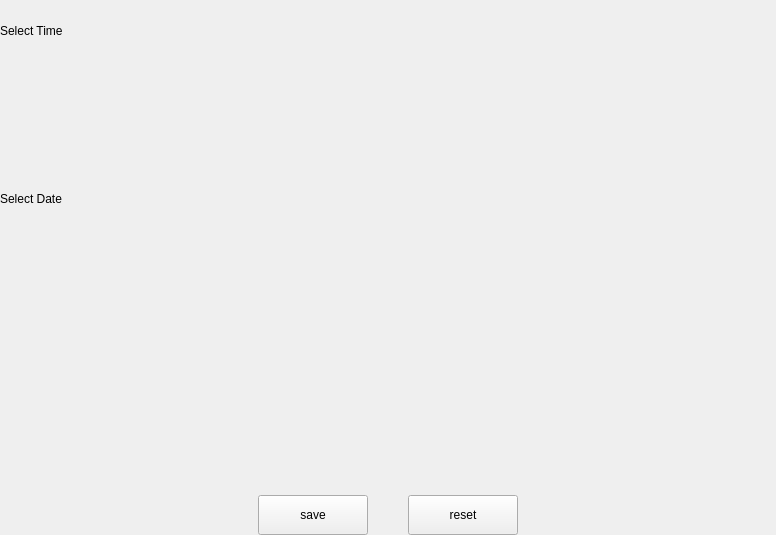
<?xml version="1.0" encoding="UTF-8"?>
<ui version="4.0">
 <class>DateTimeSettings</class>
 <widget class="QWidget" name="DateTimeSettings">
  <property name="geometry">
   <rect>
    <x>0</x>
    <y>0</y>
    <width>776</width>
    <height>535</height>
   </rect>
  </property>
  <property name="windowTitle">
   <string>DateTimeSettings</string>
  </property>
  <layout class="QVBoxLayout" name="verticalLayout">
   <property name="spacing">
    <number>0</number>
   </property>
   <property name="leftMargin">
    <number>0</number>
   </property>
   <property name="topMargin">
    <number>0</number>
   </property>
   <property name="rightMargin">
    <number>0</number>
   </property>
   <property name="bottomMargin">
    <number>0</number>
   </property>
   <item>
    <layout class="QHBoxLayout" name="layout_selectTime">
     <property name="spacing">
      <number>0</number>
     </property>
     <property name="topMargin">
      <number>24</number>
     </property>
     <property name="bottomMargin">
      <number>10</number>
     </property>
     <item>
      <widget class="QLabel" name="label_selectTime">
       <property name="text">
        <string>Select Time</string>
       </property>
      </widget>
     </item>
    </layout>
   </item>
   <item>
    <widget class="KiranTimePickerWidget" name="widget_setTime" native="true">
     <property name="sizePolicy">
      <sizepolicy hsizetype="Preferred" vsizetype="Fixed">
       <horstretch>0</horstretch>
       <verstretch>0</verstretch>
      </sizepolicy>
     </property>
     <property name="minimumSize">
      <size>
       <width>0</width>
       <height>120</height>
      </size>
     </property>
     <property name="maximumSize">
      <size>
       <width>16777215</width>
       <height>120</height>
      </size>
     </property>
    </widget>
   </item>
   <item>
    <layout class="QHBoxLayout" name="layout_selectDate">
     <property name="spacing">
      <number>0</number>
     </property>
     <property name="topMargin">
      <number>24</number>
     </property>
     <property name="bottomMargin">
      <number>10</number>
     </property>
     <item>
      <widget class="QLabel" name="label_selectDate">
       <property name="text">
        <string>Select Date</string>
       </property>
      </widget>
     </item>
    </layout>
   </item>
   <item>
    <widget class="KiranDatePickerWidget" name="widget_setDate" native="true"/>
   </item>
   <item>
    <spacer name="verticalSpacer">
     <property name="orientation">
      <enum>Qt::Vertical</enum>
     </property>
     <property name="sizeHint" stdset="0">
      <size>
       <width>20</width>
       <height>40</height>
      </size>
     </property>
    </spacer>
   </item>
   <item>
    <layout class="QHBoxLayout" name="layout_datetimeButton" stretch="5,0,2,0,5">
     <property name="spacing">
      <number>0</number>
     </property>
     <property name="bottomMargin">
      <number>0</number>
     </property>
     <item>
      <spacer name="horizontalSpacer">
       <property name="orientation">
        <enum>Qt::Horizontal</enum>
       </property>
       <property name="sizeHint" stdset="0">
        <size>
         <width>40</width>
         <height>20</height>
        </size>
       </property>
      </spacer>
     </item>
     <item>
      <widget class="QPushButton" name="btn_save">
       <property name="sizePolicy">
        <sizepolicy hsizetype="Fixed" vsizetype="Fixed">
         <horstretch>0</horstretch>
         <verstretch>0</verstretch>
        </sizepolicy>
       </property>
       <property name="minimumSize">
        <size>
         <width>110</width>
         <height>40</height>
        </size>
       </property>
       <property name="maximumSize">
        <size>
         <width>110</width>
         <height>40</height>
        </size>
       </property>
       <property name="accessibleName">
        <string>ButtonSave</string>
       </property>
       <property name="text">
        <string>save</string>
       </property>
      </widget>
     </item>
     <item>
      <spacer name="horizontalSpacer_2">
       <property name="orientation">
        <enum>Qt::Horizontal</enum>
       </property>
       <property name="sizeType">
        <enum>QSizePolicy::Fixed</enum>
       </property>
       <property name="sizeHint" stdset="0">
        <size>
         <width>40</width>
         <height>20</height>
        </size>
       </property>
      </spacer>
     </item>
     <item>
      <widget class="QPushButton" name="btn_reset">
       <property name="sizePolicy">
        <sizepolicy hsizetype="Fixed" vsizetype="Fixed">
         <horstretch>0</horstretch>
         <verstretch>0</verstretch>
        </sizepolicy>
       </property>
       <property name="minimumSize">
        <size>
         <width>110</width>
         <height>40</height>
        </size>
       </property>
       <property name="maximumSize">
        <size>
         <width>110</width>
         <height>40</height>
        </size>
       </property>
       <property name="accessibleName">
        <string>ButtonReset</string>
       </property>
       <property name="text">
        <string>reset</string>
       </property>
      </widget>
     </item>
     <item>
      <spacer name="horizontalSpacer_3">
       <property name="orientation">
        <enum>Qt::Horizontal</enum>
       </property>
       <property name="sizeHint" stdset="0">
        <size>
         <width>40</width>
         <height>20</height>
        </size>
       </property>
      </spacer>
     </item>
    </layout>
   </item>
  </layout>
 </widget>
 <customwidgets>
  <customwidget>
   <class>KiranTimePickerWidget</class>
   <extends>QWidget</extends>
   <header location="global">kiran-time-picker-widget.h</header>
   <container>1</container>
  </customwidget>
  <customwidget>
   <class>KiranDatePickerWidget</class>
   <extends>QWidget</extends>
   <header location="global">kiran-date-picker-widget.h</header>
   <container>1</container>
  </customwidget>
 </customwidgets>
 <resources/>
 <connections/>
</ui>
